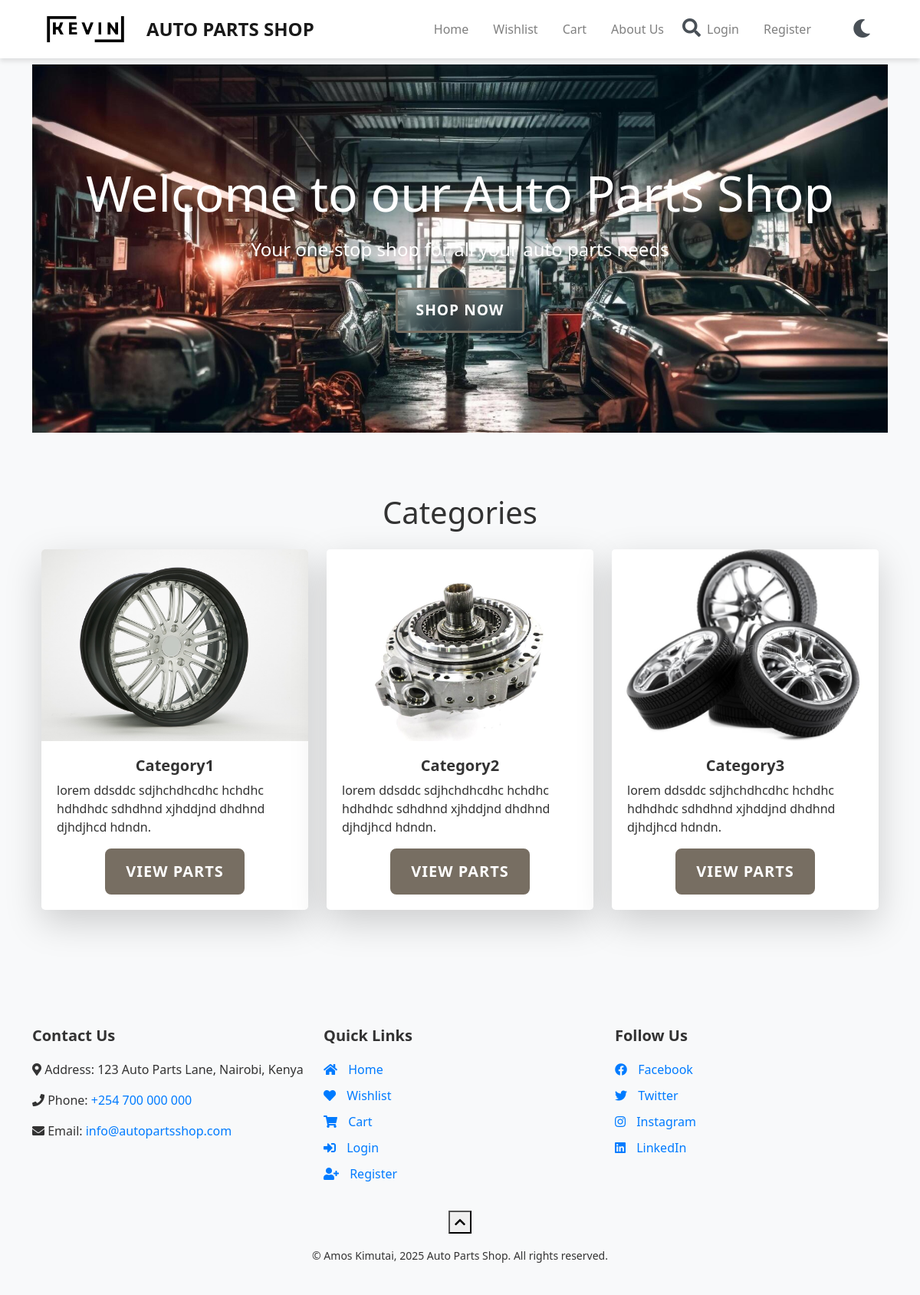
The page / on the database its author committed.
### core/models.py (models this page shows, shortened)
class Category(models.Model):
    name = models.CharField(max_length=100)
    description = models.TextField(blank=True, null=True)
    image = models.ImageField(upload_to='categories/', blank=True, null=True)

### core/views.py (the view)
# urls.py: path('', views.index, name='index'),
def index(request):
    categories = Category.objects.all()
    return render(request, 'core/index.html', {'categories': categories})

### core/templates/core/index.html (shortened to what this page needs)
{% extends 'base.html' %}
{% load static %}
{% block content %}
<div class="hero-section">
    <h1>Welcome to our Auto Parts Shop</h1>
    <p>Your one-stop shop for all your auto parts needs</p>
    <a href="{% url 'view_cart' %}" class="btn btn-primary">SHOP NOW</a>
</div>
<div class="container py-5">
    <h1 class="text-center mb-4">Categories</h1>
    <div class="row">
        {% for category in categories %}
            <div class="col-md-4 mb-4">
                <div class="card shadow-lg rounded-lg">
                    {% if category.image %}
                        <img src="{{ category.image.url }}" class="card-img-top" alt="{{ category.name }}">
                    {% endif %}
                    <div class="card-body">
                        <h5 class="card-title text-center">{{ category.name }}</h5>
                        <p class="card-text">{{ category.description }}</p>
                        <div class="text-center">
                            <a href="{% url 'category_detail' category.id %}" class="btn btn-primary btn-lg">View Parts</a>
                        </div>
                    </div>
                </div>
            </div>
        {% endfor %}
    </div>
</div>
{% endblock %}

### core/templates/base.html (style rules this page uses)
:root { --background-color: #f8f9fa; --text-color: #333; --navbar-bg: #fff; --navbar-text: #495057; --navbar-link-hover: #007bff; --footer-bg: #f8f9fa; --footer-text: #333; --footer-link: #007bff; --footer-link-hover: #0056b3; --button-bg: #007bff; --button-hover: #0056b3; }
body { font-family: 'Segoe UI', Tahoma, Geneva, Verdana, sans-serif; background-color: var(--background-color); color: var(--text-color); transition: background-color 0.3s, color 0.3s; padding-top: 60px; }

### rows shown on the page
Category: image (picture), name "Category1", description "lorem ddsddc sdjhchdhcdhc hchdhc hdhdhdc sdhdhnd xjhddjnd dhdhnd djhdjhcd hdndn."
Category: image (picture), name "Category2", description "lorem ddsddc sdjhchdhcdhc hchdhc hdhdhdc sdhdhnd xjhddjnd dhdhnd djhdjhcd hdndn."
Category: image (picture), name "Category3", description "lorem ddsddc sdjhchdhcdhc hchdhc hdhdhdc sdhdhnd xjhddjnd dhdhnd djhdjhcd hdndn."
